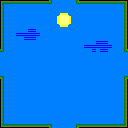

Tiled map render using the project's own tile images. Description and the map definition, with tile-layer contents summarised, below:
An orthogonal 32x32 tile map with 4x4 px tiles, 1 tile layer (Capa de Patrones 1).

<map version="1.0" orientation="orthogonal" renderorder="right-down" width="32" height="32" tilewidth="4" tileheight="4" nextobjectid="1">
 <tileset firstgid="1" name="set1" tilewidth="4" tileheight="4">
  <image source="../tiles/set1.png" width="64" height="64" />
 </tileset>
 <layer name="Capa de Patrones 1" width="32" height="32">
  <data>[1024 cells, 1024 non-empty, 23 distinct tile ids]</data>
 </layer>
</map>
